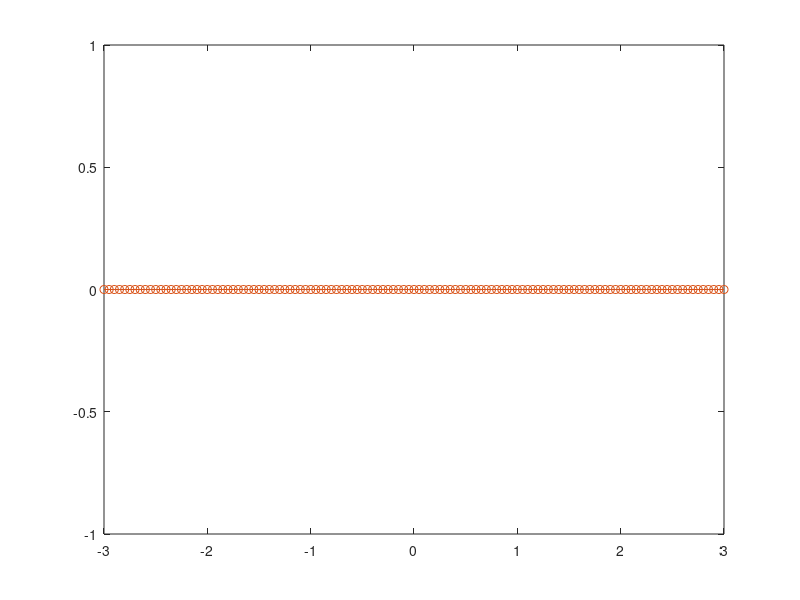

Reproduce this figure in MATLAB. (Note: this script raises an error after producing the figure.)
%%%%%%%%%%%%%%%%%%%%%%%%%%%%%%%%%%%%%%%%%%%%%%%%%%%%%%%%%%%%%%%%%%%%%%%%%%%
%   
% Numerical schemes comparison with various initial conditions
% 
% Conservation law: Burger's equation
%
% By Chan Chi Hin, 12/12/19
%
%%%%%%%%%%%%%%%%%%%%%%%%%%%%%%%%%%%%%%%%%%%%%%%%%%%%%%%%%%%%%%%%%%%%%%%%%%%

clc
clear all 
close all

dx = 0.05;  %fixed cfl at 0.5 and decrease dx to improve solution
cfl = 0.1;  %sweet spot of CFL = 0.5, lower diffusive, higher dispersive (.6 with oscillations)
dt = cfl*dx;

%1 - Gaussian
%2 - N Function
%3 - Inverted N Function
%4 - Staircase
initial_condition = input('Select Initial Condition? \n 1. Gaussian \n 2. N Function \n 3. Inverted N \n 4. Staircase \n');

%1 - Lax-FriedRichs
%2 - Lax Wendroff
%3 - Richtmyer
%4 - MacCormack
scheme = input('Numerical Scheme?\n 1. Lax-Friedrichs \n 2. Lax-Wendroff \n 3. Richtmyer \n 4. MacCormack\n');

x=-3:dx:3;
flux = @(u) 0.5*u.^2;

%% Switching Initial Condition

u = 0*ones(length(x),1);
u_old = 0*ones(length(x),1);
u_new = 0*ones(length(x),1);
u_mid = 0*ones(length(x)-1,1);


switch initial_condition
    case 1
        for i=2:length(x)-1;
                u_old(i) = 2*exp(-x(i)^2);
                u(i) = 2*exp(-x(i)^2);
        end
    case 2
        for i=1:length(x)
            if x(i)>= -1 & x(i)<=1
                u_old(i) = 2;
                u(i) = 2;
            end
        end
    case 3
        for i=1:length(x)
            if x(i)>= -1 & x(i)<=1
                u_old(i) = 0;
                u(i) = 0;
            else 
                u_old(i) = 2;
                u(i) = 2;
            end
        end
     case 4
        for i=1:length(x)
            if x(i)>= -2 & x(i)<=-1.5
                u_old(i) = 2.5;
                u(i) = 2.5;
            elseif x(i)>-1 & x(i)<=-0.5
                u_old(i) = 2;
                u(i) = 2;
            elseif x(i)>0 & x(i)<=0.5
                u_old(i) = 1.5;
                u(i) = 1.5;
            elseif x(i)>1 & x(i)<=1.5
                u_old(i) = 1;
                u(i) = 1;
            elseif x(i)>2 & x(i)<= 2.5
                u_old(i) = 0.5;
                u(i) = 0.5;
            end
        end
end

%% Initialising Time-Step
t_final = 10;
t=0;

%% Solving
while t < t_final
    switch scheme
        %%LAX FRIEDRICHS
        case 1
            for i=2:length(x)-1
                u_new(i) = 0.5 * (u_old(i-1)+u_old(i+1)) - dt / (2*dx) * (flux(u_old(i+1))-flux(u_old(i-1)));
                num_scheme = 'Lax Friedrichs';
            end
            
        %%LAX WENDROFF    
        case 2
        for i=2:length(x)-1
            a_1 = 0.5 * ( u_old(i+1) + u_old(i) );
            a_2 = 0.5 * ( u_old(i) + u_old(i-1) );
            u_new(i) = u_old(i) - dt/(2*dx)*( flux(u_old(i+1)) - flux(u_old(i-1)) ) + ... 
                dt^2/(2*dx^2)*( a_1*( flux(u_old(i+1)) - flux(u_old(i)) ) - a_2*( flux(u_old(i)) - flux(u_old(i-1)) ));
            num_scheme = 'Lax Wendroff';
        end
        
        %Richtmyer 2-step Lax Ww
        case 3
            for i=1:length(x)-1
                u_mid(i) = 0.5*(u_old(i)+u_old(i+1))-dt/(2*dx)*(flux(u_old(i+1))-flux(u_old(i)));
                if i > 1
                    u_new(i) = u_old(i) - dt/dx*(flux(u_mid(i))-flux(u_mid(i-1)));
                end
            end
            num_scheme = 'Ritchmyer';
            
        %MacCormack
        case 4
            %Predictor
            for i=1:length(x)-1
                u_pred(i) = u_old(i) - dt/dx*(flux(u_old(i+1))-flux(u_old(i)));
            end
            %Corrector
            for i=2:length(x)-1
                u_corr(i) = u_pred(i) - dt/dx*(flux(u_pred(i))-flux(u_pred(i-1)));
            end
            %Averaging Solutions
            for i=2:length(x)-1
                u_new(i) = 0.5*(u_pred(i-1) + u_corr(i));
            end
            num_scheme = "MacCormack";
    end
    
    % Periodic Boundary Conditions
    u_new(end) = u_new(end-1); 
    u_new(1) = u_new(end);
    u_old=u_new;
    
    
    % Post-Proc
    plot(x,u, x,u_new,'-o');
    title(num_scheme);
    axis([-3 3 -1 3]);
    grid on
    drawnow
    if (t==0)
            title('PRESS <ENTER> TO START THE SIMULATION')
            pause();
    end
    t = t+dt;
end


